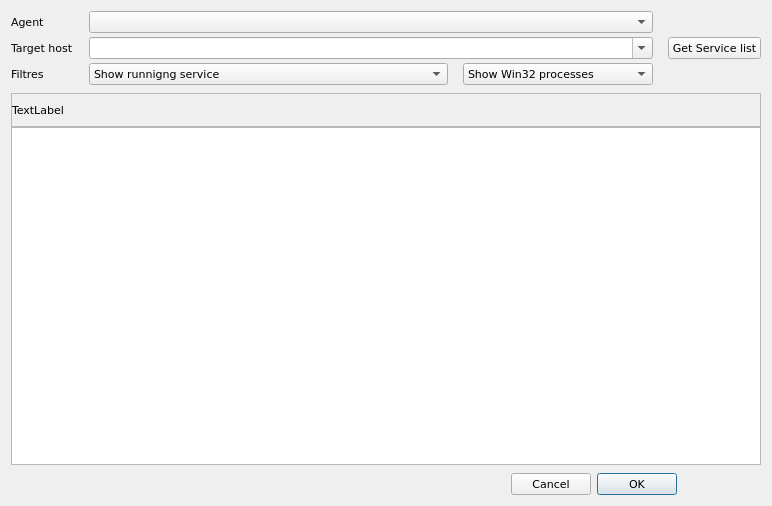
<?xml version="1.0" encoding="UTF-8"?>
<ui version="4.0">
 <class>ServiceToMonitorDlg</class>
 <widget class="QDialog" name="ServiceToMonitorDlg">
  <property name="geometry">
   <rect>
    <x>0</x>
    <y>0</y>
    <width>772</width>
    <height>506</height>
   </rect>
  </property>
  <property name="font">
   <font>
    <family>DejaVu Sans</family>
    <pointsize>8</pointsize>
   </font>
  </property>
  <property name="windowTitle">
   <string>Dialog</string>
  </property>
  <layout class="QVBoxLayout" name="verticalLayout_2">
   <property name="spacing">
    <number>8</number>
   </property>
   <item>
    <layout class="QGridLayout" name="gridLayout" columnstretch="0,2,1,0">
     <property name="horizontalSpacing">
      <number>15</number>
     </property>
     <property name="verticalSpacing">
      <number>4</number>
     </property>
     <item row="0" column="0">
      <widget class="QLabel" name="lblAgent">
       <property name="sizePolicy">
        <sizepolicy hsizetype="Maximum" vsizetype="Preferred">
         <horstretch>0</horstretch>
         <verstretch>0</verstretch>
        </sizepolicy>
       </property>
       <property name="text">
        <string>Agent</string>
       </property>
      </widget>
     </item>
     <item row="0" column="1" colspan="2">
      <widget class="QComboBox" name="cmbAgent"/>
     </item>
     <item row="1" column="0">
      <widget class="QLabel" name="lblTergetHost">
       <property name="sizePolicy">
        <sizepolicy hsizetype="Maximum" vsizetype="Preferred">
         <horstretch>0</horstretch>
         <verstretch>0</verstretch>
        </sizepolicy>
       </property>
       <property name="text">
        <string>Target host</string>
       </property>
      </widget>
     </item>
     <item row="1" column="1" colspan="2">
      <widget class="QComboBox" name="cmbTargetHost">
       <property name="editable">
        <bool>true</bool>
       </property>
      </widget>
     </item>
     <item row="1" column="3">
      <widget class="QPushButton" name="btnGetService">
       <property name="sizePolicy">
        <sizepolicy hsizetype="Maximum" vsizetype="Fixed">
         <horstretch>0</horstretch>
         <verstretch>0</verstretch>
        </sizepolicy>
       </property>
       <property name="text">
        <string>Get Service list</string>
       </property>
      </widget>
     </item>
     <item row="2" column="0">
      <widget class="QLabel" name="lblFilters">
       <property name="sizePolicy">
        <sizepolicy hsizetype="Maximum" vsizetype="Preferred">
         <horstretch>0</horstretch>
         <verstretch>0</verstretch>
        </sizepolicy>
       </property>
       <property name="text">
        <string>Filtres</string>
       </property>
      </widget>
     </item>
     <item row="2" column="1">
      <widget class="QComboBox" name="cmbServiceChoose">
       <property name="sizeAdjustPolicy">
        <enum>QComboBox::AdjustToContents</enum>
       </property>
       <item>
        <property name="text">
         <string>Show runnigng service</string>
        </property>
       </item>
       <item>
        <property name="text">
         <string>Show stopped service</string>
        </property>
       </item>
       <item>
        <property name="text">
         <string>Show runnigng and stopped service</string>
        </property>
       </item>
      </widget>
     </item>
     <item row="2" column="2">
      <widget class="QComboBox" name="cmbServiceShow">
       <property name="sizeAdjustPolicy">
        <enum>QComboBox::AdjustToContents</enum>
       </property>
       <item>
        <property name="text">
         <string>Show Win32 processes</string>
        </property>
       </item>
       <item>
        <property name="text">
         <string>Show drivers</string>
        </property>
       </item>
       <item>
        <property name="text">
         <string>Show processes and drivers</string>
        </property>
       </item>
      </widget>
     </item>
    </layout>
   </item>
   <item>
    <layout class="QVBoxLayout" name="verticalLayout">
     <property name="spacing">
      <number>0</number>
     </property>
     <item>
      <widget class="QFrame" name="frame">
       <property name="frameShape">
        <enum>QFrame::StyledPanel</enum>
       </property>
       <property name="frameShadow">
        <enum>QFrame::Raised</enum>
       </property>
       <layout class="QHBoxLayout" name="horizontalLayout_2">
        <property name="spacing">
         <number>20</number>
        </property>
        <property name="leftMargin">
         <number>0</number>
        </property>
        <property name="topMargin">
         <number>9</number>
        </property>
        <property name="rightMargin">
         <number>0</number>
        </property>
        <property name="bottomMargin">
         <number>9</number>
        </property>
        <item>
         <widget class="QLabel" name="lblShowProcessesNuber">
          <property name="text">
           <string>TextLabel</string>
          </property>
         </widget>
        </item>
       </layout>
      </widget>
     </item>
     <item>
      <widget class="QListView" name="listServeices"/>
     </item>
    </layout>
   </item>
   <item>
    <layout class="QHBoxLayout" name="horizontalLayout">
     <property name="leftMargin">
      <number>500</number>
     </property>
     <item>
      <widget class="QDialogButtonBox" name="btnBoxServiceToMonitor">
       <property name="layoutDirection">
        <enum>Qt::RightToLeft</enum>
       </property>
       <property name="orientation">
        <enum>Qt::Horizontal</enum>
       </property>
       <property name="standardButtons">
        <set>QDialogButtonBox::Cancel|QDialogButtonBox::Ok</set>
       </property>
      </widget>
     </item>
    </layout>
   </item>
  </layout>
 </widget>
 <resources/>
 <connections>
  <connection>
   <sender>btnBoxServiceToMonitor</sender>
   <signal>accepted()</signal>
   <receiver>ServiceToMonitorDlg</receiver>
   <slot>accept()</slot>
   <hints>
    <hint type="sourcelabel">
     <x>248</x>
     <y>254</y>
    </hint>
    <hint type="destinationlabel">
     <x>157</x>
     <y>274</y>
    </hint>
   </hints>
  </connection>
  <connection>
   <sender>btnBoxServiceToMonitor</sender>
   <signal>rejected()</signal>
   <receiver>ServiceToMonitorDlg</receiver>
   <slot>reject()</slot>
   <hints>
    <hint type="sourcelabel">
     <x>316</x>
     <y>260</y>
    </hint>
    <hint type="destinationlabel">
     <x>286</x>
     <y>274</y>
    </hint>
   </hints>
  </connection>
 </connections>
</ui>
